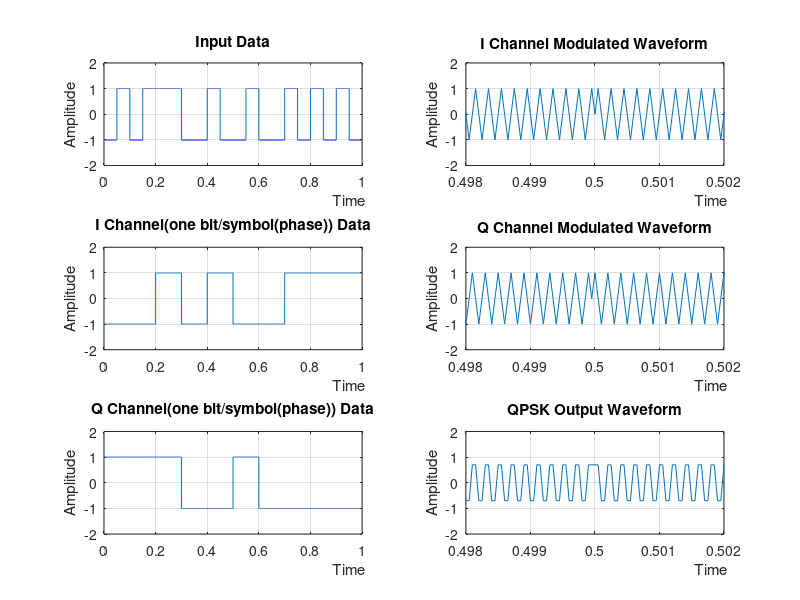
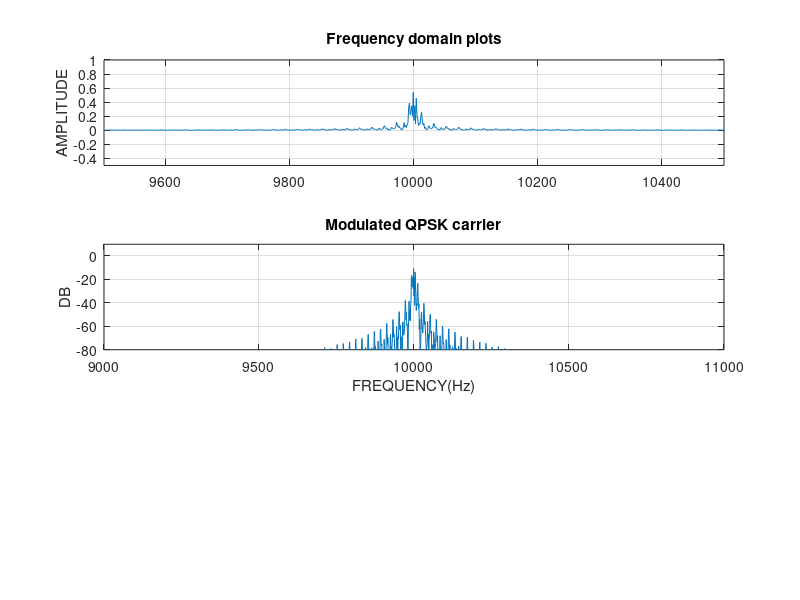
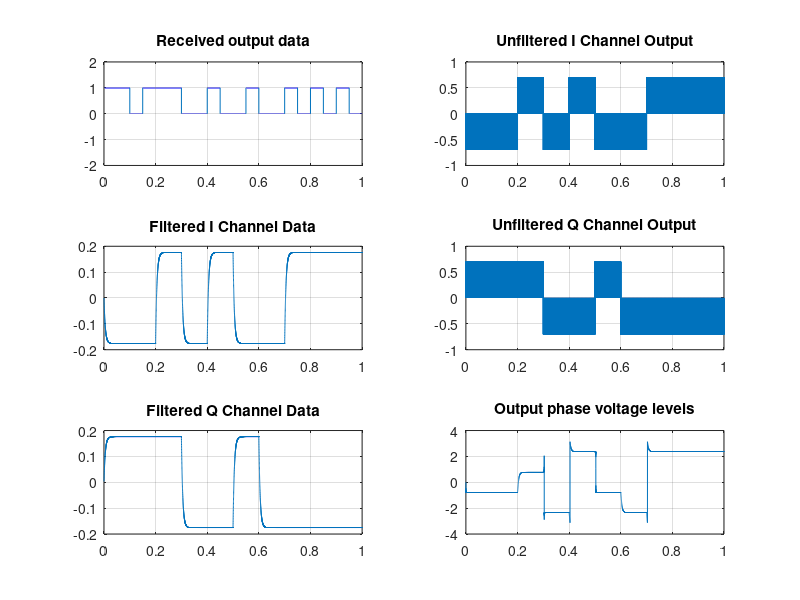

MATLAB code for these plots, in order:
clc;
close all;
clear all;
%QPSK Transmitter and I-Q Correlation Receiver 
%JC 12/23/05 
%Run from editor debug(F5) 
%m-file for simulating a QPSK transmitter and receiver by modulating with a pseudo 
%random bit stream. A serial to parallel conversion of the pseudo random 
%bit stream is performed with mapping of two bits per symbol(phase). A cosine and 
%sine carrier is configured and the I and Q symbols modulate these 
%carriers. The I and Q carriers are combined and time and frequency domain 
%plots are provided showing key waveforms at various positions in the QPSK 
%transmitter and correlation receiver. A parallel to serial conversion is used on the 
%output of the receiver. The simulation uses a serial "passband" approach. 
%In  other words a carrier is used. Notes and a reference is provided at the end of the m-file. 
%=================================================================== 
clear; 
fcarr=10e3;         % Carrier frequency(Hz) 
N=20;		        % Number of data bits(bit rate) 
fs=40*1e3;		    % Sampling frequency 
Fn=fs/2;            % Nyquist frequency 
Ts=1/fs;	        % Sampling time = 1/fs 
T=1/N;		        % Bit time 
randn('state',0);   % Keeps PRBS from changing on reruns 
td=[0:Ts:(N*T)-Ts]';% Time vector(data)(transpose) 
%=================================================================== 
% The Transmitter. 
%=================================================================== 
data=sign(randn(N,1))';%transpose 
data1=ones(T/Ts,1)*data; 
data2=data1(:); 
 
%display input data bits in command window 
data_2=data2'; 
data_2=data_2 >0; 
x=0; 
transmitted_data_bits=data_2(1:(fs+x)/N:end) 
 
%Serial to parallel (alternating) 
tiq = [0:Ts*2:(N*T)-Ts]';% Time vector for I and Q symbols(transpose) 
 
bs1=data(1:2:length(data));%odd 
symbols=ones(T/Ts,1)*bs1; 
Isymbols=symbols(:);%I_waveform 
 
bs2=data(2:2:length(data));%even 
symbols1=ones(T/Ts,1)*bs2; 
Qsymbols=symbols1(:);%Q_waveform 
 
 
%generate carrier waves 
%cosine and sine wave 
%2 pi fc t is written as below 
twopi_fc_t=(1:fs/2)*2*pi*fcarr/fs;  
a=1; 
%phi=45*pi/180 
phi=0;%phase error 
cs_t = a * cos(twopi_fc_t + phi); 
sn_t = a * sin(twopi_fc_t + phi); 
 
cs_t=cs_t';%transpose 
sn_t=sn_t';%transpose 
si=cs_t.*Isymbols; 
sq=sn_t.*Qsymbols; 
sumiq=si+sq; 
sumiq=.7*sumiq;%reduce gain to keep output at +/- one 
 
%============================================================= 
%Noise 
var=0;%make .1 to 1 to increase noise 
sumiq=sumiq+sqrt(var)*randn(size(sumiq)); 
%============================================================ 
 
%============================================================= 
%Receiver 
%============================================================= 
sig_rx1=sumiq.*cs_t;%cosine 
%simple low pass filter 
rc1=.005;%time constant 
ht1=(1/rc1).*exp(-tiq/rc1);%impulse response 
ycfo1=filter(sig_rx1,1,ht1)/fs; 
 
sig_rx=sumiq.*sn_t;%sine 
%simple low pass filter 
rc=.005;%time constant 
ht=(1/rc).*exp(-tiq/rc);%impulse response 
ycfo=filter(sig_rx,1,ht)/fs; 
 
 
 
bit1=sign(ycfo1);%+/-1 
bit2=sign(ycfo);%+/-1 
bit3=bit1 >0;%0 and 1 
bit4=bit2 >0;%0 and 1 
bitout=[bit3]';%transpose 
bitout1=[bit4]';%transpose 
 
%Parallel to serial bitstream(uses concatenation{joining} and interleaving) 
     
bitout2=[bitout]; 
x=1380;%This is a cluge way to program but x is required to make the parallel 
%to serial converter work if one changes the basic parameters such as N,fs,etc. 
%x=N*(bit3 # 1's or 0's in first bit time)-fs:x=(20*2069)-40000=1380 
bitout2=bitout2(1:(fs+x)/N:end); 
bitout2=[bitout2]; 
bitout3=[bitout1]; 
bitout3=bitout3(1:(fs+x)/N:end); 
bitout3=[bitout3]; 
bitfinalout=[bitout2;bitout3]; 
bitfinalout=bitfinalout(1:end); 
 
%display received output data bits in command window 
Received_data_bits=bitfinalout 
 
%Received data output 
data1a=ones(T/Ts,1)*bitfinalout; 
bitfinal1=data1a(:); 
 
 
 
%===================================================================== 
%Plots 
%====================================================================== 
figure(1) 
subplot(3,2,1) 
plot(td,data2) 
axis([0 1 -2 2]); 
grid on 
xlabel('                                                          Time') 
ylabel('Amplitude') 
title('Input Data') 
 
subplot(3,2,3) 
plot(tiq,Isymbols) 
axis([0 1 -2 2]); 
grid on 
xlabel('                                                          Time') 
ylabel('Amplitude') 
title('I Channel(one bit/symbol(phase)) Data') 
 
subplot(3,2,5) 
plot(tiq,Qsymbols) 
axis([0 1 -2 2]); 
grid on 
xlabel('                                                          Time') 
ylabel('Amplitude') 
title('Q Channel(one bit/symbol(phase)) Data') 
 
subplot(3,2,2) 
plot(tiq,si) 
axis([.498 .502 -2 2]); 
grid on 
xlabel('                                                          Time') 
ylabel('Amplitude') 
title('I Channel Modulated Waveform') 
 
subplot(3,2,4) 
plot(tiq,sq) 
axis([.498 .502 -2 2]); 
grid on 
xlabel('                                                          Time') 
ylabel('Amplitude') 
title('Q Channel Modulated Waveform') 
 
subplot(3,2,6) 
plot(tiq,sumiq) 
axis([.498 .502 -2 2]); 
grid on 
xlabel('                                                          Time') 
ylabel('Amplitude') 
title('QPSK Output Waveform') 
 
 
%======================================================================== 
%Take FFT of modulated carrier 
%======================================================================== 
y=sumiq; 
NFFY=2.^(ceil(log(length(y))/log(2))); 
FFTY=fft(y,NFFY);%pad with zeros 
NumUniquePts=ceil((NFFY+1)/2);  
FFTY=FFTY(1:NumUniquePts); 
MY=abs(FFTY); 
MY=MY*2; 
MY(1)=MY(1)/2; 
MY(length(MY))=MY(length(MY))/2; 
MY=MY/length(y); 
f1=(0:NumUniquePts-1)*2*Fn/NFFY; 
%========================================================================= 
%Plot frequency domain 
%========================================================================= 
figure(2) 
subplot(3,1,1); plot(f1,MY);xlabel('');ylabel('AMPLITUDE'); 
axis([9500 10500 -.5 1]);%zoom in/out 
title('Frequency domain plots'); 
grid on 
 
subplot(3,1,2); plot(f1,20*log10(abs(MY).^2));xlabel('FREQUENCY(Hz)');ylabel('DB'); 
axis([9000 11000 -80 10]);%zoom in/out 
grid on 
title('Modulated QPSK carrier') 
 
 
figure(3) 
subplot(3,2,1); 
plot(td,bitfinal1) 
title('Received output data'); 
grid on; 
axis([0 1 -2 2]); 
 
subplot(3,2,3); 
plot(tiq,ycfo1); 
title('Filtered I Channel Data'); 
grid on; 
 
subplot(3,2,5); 
plot(tiq,ycfo); 
title('Filtered Q Channel Data'); 
grid on; 
 
subplot(3,2,2); 
plot(tiq,sig_rx1); 
grid on; 
title('Unfiltered I Channel Output'); 
 
subplot(3,2,4); 
plot(tiq,sig_rx); 
grid on; 
title('Unfiltered Q Channel Output'); 
 
phasevl=atan2(ycfo1,ycfo); 
subplot(3,2,6); 
plot(tiq,phasevl); 
grid on; 
title('Output phase voltage levels') 
 
 
%NOTE 
%Serial to parallel conversion of a serial bit stream and mapping of 
%two bits to a symbol(phase) can sometimes be confusing. I will try and explain 
%with an example. 
%Suppose you have a serial bit stream of ten  0 0 1 1 0 1 1 0 1 1 even # of bits       
                                %odd bits     0   1   0   1   1 
                                %even bits      0   1   1   0   1 
                                 
%The odd bits are the I Channel Data at one half the original serial bit stream 
%bit rate. Notice that the amplitudes are +/- one as shown in figure 1. 
%The possible combinations are -1 -1, 1 1, -1 1, 1 -1(four phases or four symbols). 
%The amplitudes, in theory, should be held at +/- 0.707 to keep the summed output of the  
%QPSK transmitter at a  constant amplitude of +/- one. 
%The even bits are the Q Channel Data at one half the original serial bit 
%stream bit rate. Same info as above. 
 
%Things to do: 
%Implement BER code to prove that the BER of the output of either the I or 
%Q channel is equal to the BER of BPSK. Also prove that the symbol 
%BER(combined output) is ~ 3DB poorer than the I or Q channel output. 
%Implement Grey coding and prove that the BER of each approaches equality 
%at high S/N ratios. 
%Implement different types of low pass filters for best BER. Appropriate TX and RX 
%bandpass filters could also be added for best BER. 
 
%A good reference discussing a QPSK Transmitter and look up tables and Gray 
%coding can be found at http://cnx.rice.edu/content/m10042/latest/ 

